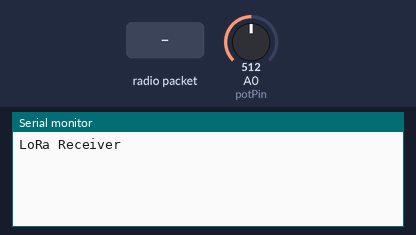
Simulated run of this sketch. Board: Arduino Uno, built with avr-gcc and run on an emulated ATmega328P. On the bench: the last lines printed to the serial monitor. The inputs (shaded band) are chosen by the test bench; at power-on: A0 (potPin) = 512. No radio packets arrive unless stated.

Above: at 1.2 s.
1.3 s: radio packet "1" arrives
At 2.5 s:
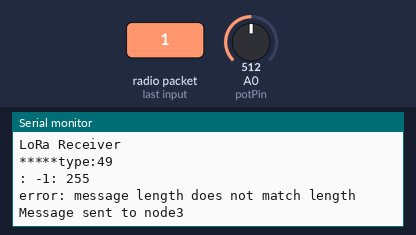
2.8 s: radio packet "0" arrives
At 3.24 s:
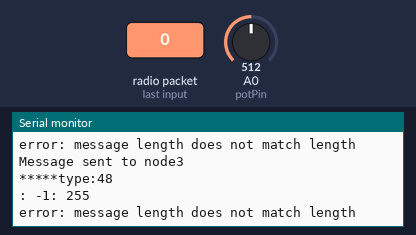

Measured:
- after the input at 1.3 s, the serial monitor: prints a new line at once (image 1)
- after the input at 2.8 s, the serial monitor: prints a new line after 0.19 s (image 2)

The sketch:

L2_05.ino
```cpp
/*
 * Level 2 - 05 node
 * Path to master : 05] -> 03] -> 01
 * accept incoming from  06
 * Frame: [ message type (0 - control, 1 - data) | sender's address | previous sender's address | receiver's address | data_length | data ]
 */


#include <SPI.h>
#include <LoRa.h>

#define potPin A0


byte thisNode = 0x05;

byte masterNode = 0x01;
byte node2 = 0x02;
byte node4 = 0x04;
byte node3 = 0x03;
byte node6 = 0x06;

String SenderNode = "";
String outgoing;              // outgoing message

byte msgCount = 0;            // count of outgoing messages

// Tracks the time since last event fired
unsigned long previousMillis=0;
unsigned long int previoussecs = 0;
unsigned long int currentsecs = 0;
unsigned long currentMillis = 0;
int interval= 1 ; // updated every 1 second
int Secs = 0;

String thisNodePot = ".";
String node6pot = ".";

void setup() {

  Serial.begin(9600);

  //init LoRa
  while (!Serial);
  Serial.println("LoRa Receiver");
  if (!LoRa.begin(433E6)) { // or 915E6
    Serial.println("Starting LoRa failed!");
    while (1);
  }

}

void loop() {
  int val = analogRead(potPin);
  thisNodePot = (String) map(val, 0, 1024, 0, 254);
  onReceive(LoRa.parsePacket());

  delay(100);
  sendMessage(1, thisNodePot, thisNode, masterNode);
  //Serial.println((String)thisNodePot + ":" + (String) thisNode + ":" + (String) masterNode );

  // parse for a packet, and call onReceive with the result:

}


void sendMessage(int type, String data, byte snAdd, byte rcAdd){
  LoRa.beginPacket();
  LoRa.write(type);   // type 0 - control signal and 1 - data signal
  LoRa.write(snAdd); // original sender's address
  LoRa.write(thisNode); // latest sender's address
  LoRa.write(rcAdd); // receiver's address
  LoRa.write(data.length());
  LoRa.print(data);
  LoRa.endPacket();
  delay(100);
 }

 void onReceive(int packetSize) {
  if (packetSize == 0) return;          // if there's no packet, return

  // read packet header bytes:
  int type = LoRa.read();       // type 0 - control signal and 1 - data signal
  int sAdd = LoRa.read();          // original sender's address
  byte prevSAdd = LoRa.read();            // sender's address
  byte rAdd = LoRa.read();     // incoming msg ID
  int incomingLength = LoRa.read();    // incoming msg length

  String incoming = "";

  while (LoRa.available()) {
    incoming += (char)LoRa.read();
  }
  Serial.println("*****type:" + (String) type);
  Serial.println(incoming + ": " + (String) sAdd +": "  +  (String) rAdd);
  if (incomingLength != incoming.length()) {   // check length for error
    Serial.println("error: message length does not match length");
  }
  else if(rAdd == masterNode && sAdd == node6 && type == 1){
    node6pot = incoming;
  }
  else{
    Serial.println("Undetected if else condition");
  }


  delay(100);
  sendMessage(1, node6pot, node6, masterNode);
  delay(100);
  Serial.println("Message sent to node3");

  //Serial.println(node6pot + ":" + (String) node6 + ":" + (String) masterNode );
}
```
